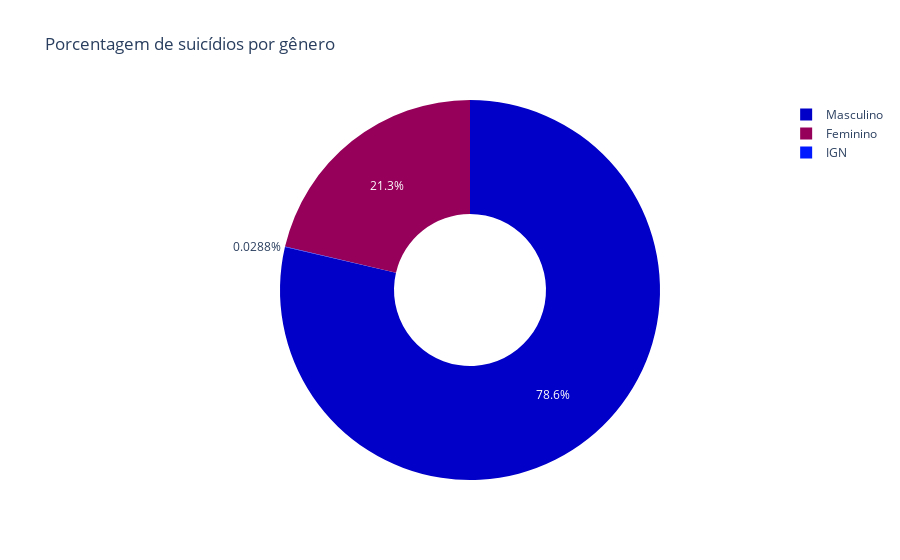

Source (notebook cell):
### Code cell
#Gráfico de setores Porcentagem de suicídios por gênero
dadosGeneros = BancoLocal.buscar_dados('gen_periodo')
dadosSuicidiosGeral = s_total.dataframe['valor'].sum() - dadosGeneros['quantidade'].sum()

soma_generos = dadosGeneros.groupby(['gen_cod','descricao','tipo'], as_index=False).sum()
novo_dado = pd.DataFrame({'gen_cod': [3], 'quantidade': [dadosSuicidiosGeral], 'descricao': ['IGN']})
dados_final = pd.concat([soma_generos, novo_dado], ignore_index=True)

analiseGenero = AnaliseGenero(dados_final, 'quantidade', 'descricao', 'quantidade', 'pie')
analiseGenero.criar_grafico()

### Figure 1 — Plotly figure (JSON) as saved in the notebook; plotly's stock layout.template omitted (floating-point values rounded to 4 significant figures)
{"data": [{"customdata": [[65261], [240550], [88]], "domain": {"x": [0, 1], "y": [0, 1]}, "hole": 0.4, "hovertemplate": "descricao=%{label}<br>quantidade=%{customdata[0]}<extra></extra>", "labels": ["Feminino", "Masculino", "IGN"], "legendgroup": "", "marker": {"colors": ["rgb(150,0,90)", "rgb(0,0,200)", "rgb(0,25,255)"]}, "name": "", "showlegend": true, "type": "pie", "values": [65261, 240550, 88]}], "layout": {"legend": {"tracegroupgap": 0}, "piecolorway": ["rgb(150,0,90)", "rgb(0,0,200)", "rgb(0,25,255)", "rgb(0,152,255)", "rgb(44,255,150)", "rgb(151,255,0)", "rgb(255,234,0)", "rgb(255,111,0)", "rgb(255,0,0)"], "title": {"text": "Porcentagem de suicídios por gênero"}}}
